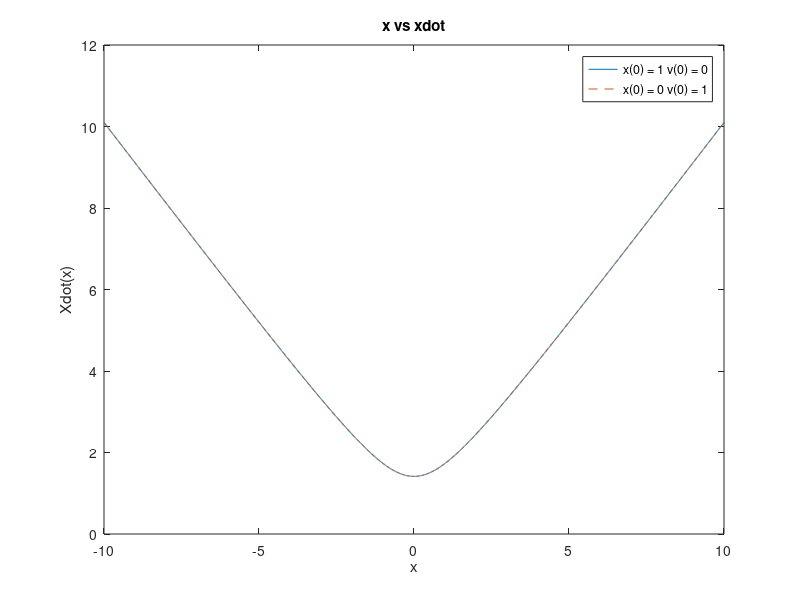

This figure's MATLAB source:
%% Defines variables and range for x values
clc;clear;close all;
omegan = 1;
conditions = [1 0 0 1];
x = -10:0.01:10;
%% defines the function
xdot = @(x,x0,v0,omegan) sqrt((omegan)^2*x.^2+2*v0+2*omegan*x0);
%% Computes the equation for each set of initial conditions and x
for i=1:2:length(conditions)
    x0 = conditions(i);
    v0 = conditions(i+1);
    v(:,i) = xdot(x,x0,v0,omegan);
end
%% plots the function for both sets of initial conditions over x
plot((x),(v(:,1)),x,v(:,3),'--')
xlabel('x')
ylabel('Xdot(x)')
title("x vs xdot")
legend('x(0) = 1 v(0) = 0','x(0) = 0 v(0) = 1')